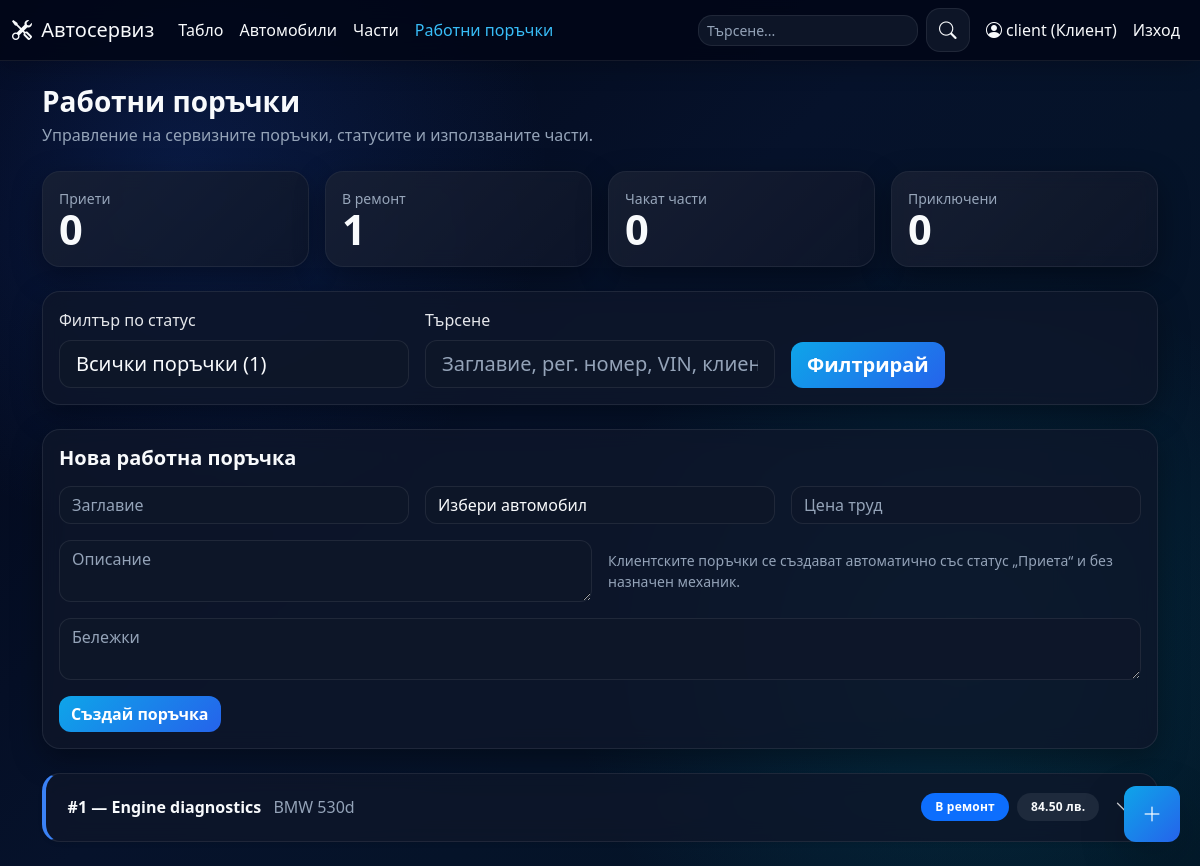
Screenshot of /work-orders (signed in) with the database file from the repository.
### app/models.py (models this page shows, shortened)
class User(UserMixin, db.Model):
    id = db.Column(db.Integer, primary_key=True)
    username = db.Column(db.String(80), unique=True, nullable=False)
    password_hash = db.Column(db.String(255), nullable=False)
    role = db.Column(db.String(20), nullable=False, default='client')
    full_name = db.Column(db.String(120))
    phone = db.Column(db.String(30))
    created_at = db.Column(db.DateTime, default=datetime.now)
    cars = db.relationship('Car', backref='user', lazy=True)

class WorkOrder(db.Model):
    id = db.Column(db.Integer, primary_key=True)
    title = db.Column(db.String(150), nullable=False)
    description = db.Column(db.Text, nullable=False)
    status = db.Column(db.String(30), nullable=False, default='open')
    notes = db.Column(db.Text)
    labor_cost = db.Column(db.Float, nullable=False, default=0.0)
    created_at = db.Column(db.DateTime, default=datetime.now)
    updated_at = db.Column(db.DateTime, default=datetime.now, onupdate=datetime.now)
    car_id = db.Column(db.Integer, db.ForeignKey('car.id'), nullable=False)
    client_id = db.Column(db.Integer, db.ForeignKey('user.id'))
    mechanic_id = db.Column(db.Integer, db.ForeignKey('user.id'))
    created_by_id = db.Column(db.Integer, db.ForeignKey('user.id'))
    client = db.relationship('User', foreign_keys=[client_id], backref='client_orders')
    mechanic = db.relationship('User', foreign_keys=[mechanic_id], backref='assigned_orders')
    created_by = db.relationship('User', foreign_keys=[created_by_id], backref='created_orders')
    parts = db.relationship('WorkOrderPart', backref='work_order', lazy=True, cascade='all, delete-orphan')
    @property
    def total_parts_cost(self):
        return round(sum((link.unit_price_snapshot or 0) * link.quantity_used for link in self.parts), 2)
    @property
    def total_cost(self):
        return round((self.labor_cost or 0) + self.total_parts_cost, 2)

class Car(db.Model):
    id = db.Column(db.Integer, primary_key=True)
    vin = db.Column(db.String(64), unique=True, nullable=False)
    registration_number = db.Column(db.String(32), unique=True)
    make = db.Column(db.String(80), nullable=False)
    model = db.Column(db.String(80), nullable=False)
    year = db.Column(db.Integer)
    owner_name = db.Column(db.String(120), nullable=False)
    owner_phone = db.Column(db.String(30))
    image_filename = db.Column(db.String(255))
    user_id = db.Column(db.Integer, db.ForeignKey('user.id'))
    created_at = db.Column(db.DateTime, default=datetime.now)
    orders = db.relationship('WorkOrder', backref='car', lazy=True, cascade='all, delete-orphan')

class WorkOrderPart(db.Model):
    id = db.Column(db.Integer, primary_key=True)
    work_order_id = db.Column(db.Integer, db.ForeignKey('work_order.id'), nullable=False)
    part_id = db.Column(db.Integer, db.ForeignKey('part.id'), nullable=False)
    quantity_used = db.Column(db.Integer, nullable=False, default=1)
    unit_price_snapshot = db.Column(db.Float, nullable=False, default=0.0)

### app/routes_orders.py (the view, shortened to what this page needs)
    @app.route('/work-orders', methods=['GET', 'POST'])
    @login_required
    def list_work_orders():
        selected_status = request.args.get('status', '').strip()
        search = request.args.get('q', '').strip()
        query = WorkOrder.query.join(Car).order_by(WorkOrder.created_at.desc())
        if current_user.role == 'mechanic':
            query = query.filter((WorkOrder.mechanic_id == current_user.id) | (WorkOrder.mechanic_id.is_(None)))
        elif current_user.role == 'client':
            query = query.filter(client_order_filter(current_user))
        if selected_status in ALLOWED_WORK_ORDER_STATUSES:
            query = query.filter(WorkOrder.status == selected_status)
        work_orders = query.all()
        if current_user.role == 'client':
            cars = Car.query.filter(client_car_filter(current_user)).order_by(Car.make.asc(), Car.model.asc()).all()
        else:
            cars = Car.query.order_by(Car.make.asc(), Car.model.asc()).all()
        mechanics = User.query.filter_by(role='mechanic').all()
        parts = Part.query.order_by(Part.name.asc()).all()
        status_counts_query = WorkOrder.query
        if current_user.role == 'mechanic':
            status_counts_query = status_counts_query.filter((WorkOrder.mechanic_id == current_user.id) | (WorkOrder.mechanic_id.is_(None)))
        elif current_user.role == 'client':
            status_counts_query = status_counts_query.join(Car).filter(client_order_filter(current_user))
        status_counts = {code: status_counts_query.filter(WorkOrder.status == code).count() for code in ALLOWED_WORK_ORDER_STATUSES}
        total_visible_orders = sum(status_counts.values())
        return render_template(
            'work_orders.html',
            work_orders=work_orders,
            cars=cars,
            mechanics=mechanics,
            parts=parts,
            selected_status=selected_status,
            search=search,
            status_counts=status_counts,
            total_visible_orders=total_visible_orders,
        )

### app/route_support.py (called while the page is built)
def register_template_helpers(app):
    @app.context_processor
    def inject_status_helpers():
        return {
            'status_label': status_label,
            'status_badge': status_badge,
            'status_meta': STATUS_META,
            'role_label': role_label,
            'pdf_export_enabled': pdf_export_available(),
        }

def normalize_phone(phone: str) -> str:
    return (phone or '').strip()

def client_phone(user: User | None) -> str | None:
    normalized = normalize_phone(getattr(user, 'phone', ''))
    return normalized or None

def client_car_filter(user: User):
    clauses = [Car.user_id == user.id]
    phone = client_phone(user)
    if phone:
        clauses.append(Car.owner_phone == phone)
    return or_(*clauses)

def client_order_filter(user: User):
    clauses = [WorkOrder.client_id == user.id, Car.user_id == user.id]
    phone = client_phone(user)
    if phone:
        clauses.append(Car.owner_phone == phone)
    return or_(*clauses)

def status_label(status: str) -> str:
    return STATUS_META.get(status, {}).get('label', status)

def status_badge(status: str) -> str:
    return STATUS_META.get(status, {}).get('badge', 'text-bg-light')

def role_label(role: str) -> str:
    return ROLE_META.get(role, role)

def load_pdf_dependencies():
    pagesizes = import_module('reportlab.lib.pagesizes')
    utils = import_module('reportlab.lib.utils')
    pdfbase = import_module('reportlab.pdfbase')
    ttfonts = import_module('reportlab.pdfbase.ttfonts')
    pdfgen = import_module('reportlab.pdfgen.canvas')
    return {
        'A4': pagesizes.A4,
        'simple_split': utils.simpleSplit,
        'pdfmetrics': pdfbase.pdfmetrics,
        'ttfont': ttfonts.TTFont,
        'canvas': pdfgen,
    }

def pdf_export_available() -> bool:
    try:
        load_pdf_dependencies()
    except ImportError:
        return False
    return True

### app/templates/work_orders.html (shortened to what this page needs)
{% extends "base.html" %}
{% block content %}
<div class="d-flex justify-content-between align-items-center mb-4">
  <div>
    <h3 class="mb-1">Работни поръчки</h3>
    <p class="text-muted mb-0">Управление на сервизните поръчки, статусите и използваните части.</p>
  </div>
</div>
<div class="row g-3 mb-4">
  <div class="col-xl-3 col-md-6"><div class="card stat-card h-100 status-open-card"><div class="card-body"><div class="text-muted small">Приети</div><div class="stat-number">{{ status_counts['open'] }}</div></div></div></div>
  <div class="col-xl-3 col-md-6"><div class="card stat-card h-100 status-progress-card"><div class="card-body"><div class="text-muted small">В ремонт</div><div class="stat-number">{{ status_counts['in_progress'] }}</div></div></div></div>
  <div class="col-xl-3 col-md-6"><div class="card stat-card h-100 status-awaiting-card"><div class="card-body"><div class="text-muted small">Чакат части</div><div class="stat-number">{{ status_counts['awaiting_parts'] }}</div></div></div></div>
  <div class="col-xl-3 col-md-6"><div class="card stat-card h-100 status-completed-card"><div class="card-body"><div class="text-muted small">Приключени</div><div class="stat-number">{{ status_counts['completed'] }}</div></div></div></div>
</div>
<div class="card mb-4">
  <div class="card-body">
    <form method="get" class="row g-3 align-items-end">
      <div class="col-lg-4">
        <label class="form-label">Филтър по статус</label>
        <select name="status" class="form-select form-select-lg filter-select">
          <option value="" {% if not selected_status %}selected{% endif %}>Всички поръчки ({{ total_visible_orders }})</option>
        </select>
      </div>
      <div class="col-lg-4">
        <label class="form-label">Търсене</label>
        <input class="form-control form-control-lg" name="q" value="{{ search or '' }}" placeholder="Заглавие, рег. номер, VIN, клиент...">
      </div>
      <div class="col-lg-4 d-flex gap-2">
        <button class="btn btn-primary btn-lg">Филтрирай</button>
      </div>
    </form>
  </div>
</div>
{% if current_user.role in ['manager', 'client'] %}
<div class="card mb-4">
  <div class="card-body">
    <h5 class="mb-3">Нова работна поръчка</h5>
    {% if cars %}
    <form method="post" class="row g-3">
      <div class="col-md-4"><input class="form-control" name="title" placeholder="Заглавие" required></div>
      <div class="col-md-4"><select class="form-select" name="car_id" required><option value="">Избери автомобил</option></select></div>
      <div class="col-md-4"><input class="form-control" name="labor_cost" type="number" step="0.01" min="0" placeholder="Цена труд"></div>
      <div class="col-md-6"><textarea class="form-control" name="description" placeholder="Описание" required></textarea></div>
      {% if current_user.role == 'manager' %}
      <div class="col-md-3"><select class="form-select" name="mechanic_id"><option value="">Избери механик</option>{% for mechanic in mechanics %}<option value="{{ mechanic.id }}">{{ mechanic.username }}</option>{% endfor %}</select></div>
      <div class="col-md-3"><select class="form-select" name="status"><option value="open">Приета</option><option value="in_progress">В ремонт</option><option value="awaiting_parts">Чака части</option><option value="completed">Приключена</option></select></div>
      {% else %}
      <div class="col-md-6 d-flex align-items-center">
        <div class="small text-muted">Клиентските поръчки се създават автоматично със статус „Приета“ и без назначен механик.</div>
      </div>
      {% endif %}
      <div class="col-12"><textarea class="form-control" name="notes" placeholder="Бележки"></textarea></div>
      <div class="col-12"><button class="btn btn-primary">Създай поръчка</button></div>
    </form>
    {% else %}
    <div class="alert alert-info mb-0">Няма налични автомобили за създаване на поръчка.</div>
    {% endif %}
  </div>
</div>
{% endif %}
<div class="accordion" id="ordersAccordion">
  {% for order in work_orders %}
  <div class="accordion-item mb-3 shadow-sm order-item status-{{ order.status }}">
    <h2 class="accordion-header" id="heading{{ order.id }}">
      <button class="accordion-button collapsed" type="button" data-bs-toggle="collapse" data-bs-target="#collapse{{ order.id }}" aria-expanded="false" aria-controls="collapse{{ order.id }}">
        <div class="d-flex flex-column flex-md-row justify-content-between w-100 me-3 gap-2 align-items-start align-items-md-center">
          <div>
            <span class="fw-semibold">#{{ order.id }} — {{ order.title }}</span>
            <span class="text-muted ms-md-2">{{ order.car.make }} {{ order.car.model }}</span>
          </div>
          <div class="d-flex flex-wrap align-items-center gap-2">
            <span class="badge {{ status_badge(order.status) }} status-pill">{{ status_label(order.status) }}</span>
            <span class="badge text-bg-light">{{ '%.2f'|format(order.total_cost) }} лв.</span>
          </div>
        </div>
      </button>
    </h2>
  </div>
  {% else %}
  <div class="card"><div class="card-body text-muted">Няма работни поръчки за избрания филтър.</div></div>
  {% endfor %}
</div>
{% endblock %}

### app/templates/base.html (shortened to what this page needs)
<!doctype html>
<html lang="bg">
<head>
  <link href="https://cdn.jsdelivr.net/npm/bootstrap@5.3.3/dist/css/bootstrap.min.css" rel="stylesheet">
  <link rel="stylesheet" href="https://cdn.jsdelivr.net/npm/bootstrap-icons@1.11.3/font/bootstrap-icons.min.css">
  <link rel="stylesheet" href="{{ url_for('static', filename='css/styles.css') }}">
</head>
<body>
<nav class="navbar navbar-expand-lg sticky-top">
  <div class="container-fluid">
    <a class="navbar-brand" href="{{ url_for('landing') if not current_user.is_authenticated else url_for('dashboard') }}">
      <i class="bi bi-tools me-1"></i> Автосервиз
    </a>
    <div class="collapse navbar-collapse" id="navMenu">
      {% if current_user.is_authenticated %}
      <ul class="navbar-nav me-auto mb-2 mb-lg-0">
        <li class="nav-item"><a class="nav-link {% if request.path.startswith('/dashboard') %}active{% endif %}" href="{{ url_for('dashboard') }}">Табло</a></li>
        <li class="nav-item"><a class="nav-link {% if request.path.startswith('/cars') %}active{% endif %}" href="{{ url_for('list_cars') }}">Автомобили</a></li>
        <li class="nav-item"><a class="nav-link {% if request.path.startswith('/parts') %}active{% endif %}" href="{{ url_for('list_parts') }}">Части</a></li>
        <li class="nav-item"><a class="nav-link {% if request.path.startswith('/work-orders') %}active{% endif %}" href="{{ url_for('list_work_orders') }}">Работни поръчки</a></li>
      </ul>
      {% endif %}
      <ul class="navbar-nav ms-auto align-items-center gap-2">
        {% if current_user.is_authenticated %}
        <li class="nav-item me-2 d-none d-md-block">
          <div class="input-group search-box">
            <input id="globalSearch" class="form-control form-control-sm" type="search" placeholder="Търсене...">
            <span class="input-group-text bg-white"><i class="bi bi-search"></i></span>
          </div>
        </li>
        <li class="nav-item"><span class="navbar-text"><i class="bi bi-person-circle"></i> {{ current_user.username }} ({{ role_label(current_user.role) }})</span></li>
        <li class="nav-item"><a class="nav-link text-danger" href="{{ url_for('logout') }}">Изход</a></li>
        {% else %}
        <li class="nav-item"><a class="nav-link" href="{{ url_for('login') }}">Вход</a></li>
        {% endif %}
      </ul>
    </div>
  </div>
</nav>
<div class="container py-4">
  {% block content %}{% endblock %}
</div>
{% if current_user.is_authenticated and current_user.role in ['manager', 'client'] %}
<button id="fabAdd" class="btn btn-primary btn-lg shadow-lg rounded-circle position-fixed d-flex align-items-center justify-content-center" style="right:20px;bottom:24px;width:56px;height:56px;z-index:1050;" data-bs-toggle="modal" data-bs-target="#fabModal" aria-label="Създай">
  <i class="bi bi-plus-lg" style="font-size:1.25rem"></i>
</button>
{% endif %}
</body>
</html>

### rows the page displays
User: username "client", role "Клиент"
WorkOrder: id "1", title "Engine diagnostics", car.make "BMW", car.model "530d", status "В ремонт", total_cost "84.50"

### other values shown
{{ status_counts['open'] }} "0"
{{ status_counts['in_progress'] }} "1"
{{ status_counts['awaiting_parts'] }} "0"
{{ status_counts['completed'] }} "0"
